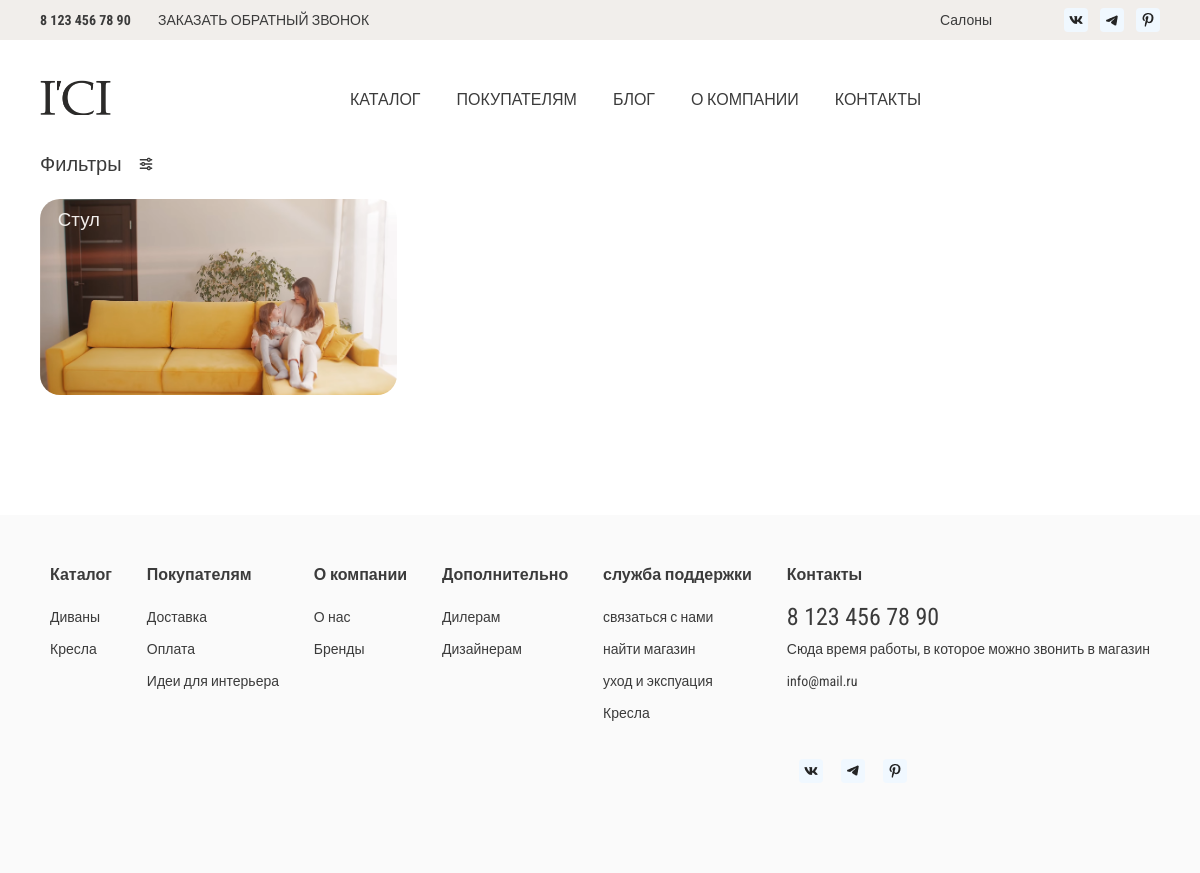
The page /store/Кресла on the database its author committed.
### icistore/models.py (models this page shows, shortened)
class Product(models.Model):
    title = models.CharField(max_length=200, verbose_name="Название", unique=True)
    subtitle = models.ForeignKey(Type, on_delete=models.CASCADE, null=True ,blank=True, verbose_name="Вид")
    description = models.TextField(blank=True, null=True, verbose_name="описание")
    meta_description = models.TextField(blank=True, null=True, verbose_name="SEO описание")
    meta_keywords = models.CharField(max_length=255, blank=True, null=True, verbose_name="SEO ключеве слова")
    category = models.ForeignKey(Category, on_delete=models.CASCADE, verbose_name="Категория", null=True, blank=True)
    materials = models.ManyToManyField(Material, blank=True, verbose_name="Материал ткани",)
    images = models.ManyToManyField(ImageModel, blank=True, verbose_name="Фото", )
    form = models.ForeignKey(FormProduct, on_delete=models.CASCADE, verbose_name="Форма", null=True, blank=True)
    size = models.ForeignKey(Size, on_delete=models.CASCADE, verbose_name="Размер (Д x Ш x В)", null=True, blank=True)
    has_sleeper = models.ForeignKey(Sleeper, on_delete=models.CASCADE, verbose_name="спальное место", null=True, blank=True)
    appearance = models.ForeignKey(Appearance, on_delete=models.CASCADE, verbose_name="Форма спинки", null=True, blank=True)
    supports = models.ForeignKey(Supports, on_delete=models.CASCADE, verbose_name="Опоры", null=True, blank=True)
    armrests = models.ForeignKey(Armrests, on_delete=models.CASCADE, verbose_name="Подлокотники", null=True, blank=True)
    manufacturer = models.CharField(max_length=100, blank=True, verbose_name="Производитель")
    country = models.CharField(max_length=100, blank=True, verbose_name="Страна")
    delivery_days = models.IntegerField(default=0, verbose_name="Доставка в днях")
    warranty = models.CharField(max_length=100, blank=True, verbose_name="гарантия")
    price = models.IntegerField(default=False, blank=True, verbose_name="Цена")
    is_published = models.BooleanField(default=True, verbose_name="Опубликован")
    is_top_product = models.BooleanField(default=False, verbose_name="Популярный")
    class Meta:
        verbose_name = "Продукт"
        verbose_name_plural = "Продукты"

class ImageModel(models.Model):
    image = models.ImageField(upload_to=f"{timezone.now().year}/{timezone.now().month:02d}/{timezone.now().day:02d}")
    class Meta:
        verbose_name = "Картинка"
        verbose_name_plural = "Картинки"

class Category(models.Model):
    name = models.CharField(max_length=100, unique=True)
    images = models.ImageField( blank=True, verbose_name="Иконка категории", default="", null=True)
    class Meta:
        verbose_name = "Категория"
        verbose_name_plural = "Категории"
    def __str__(self):
        return self.name

### icistore/views.py (the view, shortened to what this page needs)
# urls.py: path('', include('icistore.urls')),
def icistore(request, category_name):
    category = Category.objects.filter(name=category_name).first()  # Get the category
    filter_form = ProductFilterForm(request.POST or None, category=category)
    products = Product.objects.filter(category=category)
    return render(request, 'icistore/store.html', context={'products': products, 'form': filter_form})

### icistore/context_processors.py (called while the page is built)
def categories(request):
    categories_list = Category.objects.all()  # Получаем список категорий
    return {'categories': categories_list}

### icistore/models.py (called while the page is built)
    def __str__(self):
        return self.title

### icistore/templates/icistore/store.html (shortened to what this page needs)
{% extends 'base.html' %}
{% load static %}
{% block content %}
 <main class="main">
    <section class="filter">
        <div class="wrapper">
            <div class="filter-pop">
                <span class="filter-text">Фильтры</span>
                <img src="{% static 'img/filter.svg' %}" alt="" class="filter-img">
            </div>
        </div>
    </section>
    <section class="product">
        <div id="product-list" class="wrapper product__wrapper">
            {% for product in products %}
            <a href="{% url 'detail' category_name=product.category product_name=product.title %}" class="card-product">
                <h3 class="card-product__title">{{ product.title }}</h3>
                {% if product.images.first %}
                    <img src="{{ product.images.first.image.url }}" alt="{{ product.title }}" class="product__img">
                {% endif %}
            </a>
            {% endfor %}
        </div>
    </section>
  </main>
{% endblock content %}

### templates/footer.html (shortened to what this page needs)
{% load static %}
 <footer class="footer">
    <div class="wrapper footer__wrapper">
        <div class="footer__col">
            <h4 class="title footer__title">Каталог</h4>
            {% for category in categories %}
                <a href="" class="footer__link">{{ category.name }}</a>
            {% endfor %}
        </div>
        <div class="footer__col">
            <h4 class="title footer__title">Покупателям</h4>
            <a href="" class="footer__link">Доставка</a>
            <a href="" class="footer__link">Оплата</a>
            <a href="" class="footer__link">Идеи для интерьера</a>
        </div>
        <div class="footer__col">
            <h4 class="title footer__title">О компании</h4>
            <a href="" class="footer__link">О нас</a>
            <a href="" class="footer__link">Бренды </a>
        </div>
        <div class="footer__col">
            <h4 class="title footer__title">Дополнительно</h4>
            <a href="" class="footer__link">Дилерам</a>
            <a href="" class="footer__link">Дизайнерам </a>
        </div>
        <div class="footer__col">
            <h4 class="title footer__title">служба поддержки</h4>
            <a href="" class="footer__link">связаться с нами</a>
            <a href="" class="footer__link">найти магазин</a>
            <a href="" class="footer__link">уход и экспуация</a>
            <a href="" class="footer__link">Кресла</a>
        </div>
        <div class="footer__col">
            <h4 class="title footer__title">Контакты</h4>
            <a href="" class="footer__link footer__link--phone">8 123 456 78 90</a>
            <a href="" class="footer__link">Сюда время работы, в которое можно
                звонить в магазин</a>
            <a href="" class="footer__link">info@mail.ru</a>
            <div class="social footer__social">
                <a href="#" class="social-link">
                    <img src="{% static 'img/social/vk.png' %}" alt="Социальные сети">
                </a>
                <a href="#" class="social-link">
                    <img src="{% static 'img/social/tg.png' %}" alt="Социальные сети">
                </a>
                <a href="#" class="social-link">
                    <img src="{% static 'img/social/pres.png' %}" alt="Социальные сети">
                </a>
            </div>
        </div>
    </div>
  </footer>

### static/style/style.css (style rules this page uses)
html, body, *, *::after, *::before, *:active, *:hover, *:focus { margin: 0; padding: 0; box-sizing: border-box; transition: 0.2s; font-family: 'Roboto Condensed', sans-serif; outline: none; }
body { overflow-x: hidden; }
.social { display: flex; justify-content: space-between; align-items: center; }
.social-link { width: 24px; height: 24px; display: flex; align-items: center; justify-content: center; border-radius: 4px; background: #f0f8ff; margin-left: 12px; transition: 0.2s; }
.wrapper { max-width: 1720px; margin: 0 auto; padding: 0 40px; }
.title { color: #3B3B3B; font-weight: 300; text-align: center; margin: 0 auto; }
.product { padding-bottom: 90px; margin-bottom: 30px; }
.product__wrapper { display: grid; grid-template-rows: repeat(1, minmax(220px, 360px), minmax(300px, 490px)); grid-template-columns: repeat(6, 1fr); gap: 2vw; }
.card-product { position: relative; grid-column: span 2; width: 100%; height: 100%; border-radius: 20px; overflow: hidden; }
.card-product__title { top: 5%; left: 5%; font-weight: 400; color: #F1EEEB; position: absolute; z-index: 20; }
.product__img { width: 100%; height: 100%; }
.footer__wrapper { display: flex; justify-content: space-between; flex-wrap: wrap; }
.footer__col { display: flex; flex-direction: column; padding: 0 10px; }
.footer { padding: 50px 0 90px; background: #FAFAFA; }
.footer__title { font-size: 16px; font-weight: 700; text-align: left; margin: 0 0 24px; }
.footer__link { line-height: 18px; font-size: 14px; font-weight: 400; text-decoration: none; color: #3b3b3b; margin-bottom: 14px; }
.footer__link--phone { font-size: 24px; }
.footer__social { margin-top: 55px; max-width: 120px; }
.filter-pop { display: flex; align-items: center; justify-content: flex-start; height: 30px; font-weight: 400; margin-bottom: 20px; cursor: pointer; }
.filter-text { transition: 0.3s; font-size: 20px; color: #3b3b3b; margin-right: 15px; }
.filter-img { width: 18px; height: 18px; }

### rows shown on the page
Product: title "Стул", images.first.image (picture)
Category: name "Диваны"
Category: name "Кресла"
